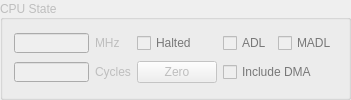
             <widget class="QGroupBox" name="groupCPU">
              <property name="enabled">
               <bool>false</bool>
              </property>
              <property name="sizePolicy">
               <sizepolicy hsizetype="Preferred" vsizetype="Fixed">
                <horstretch>0</horstretch>
                <verstretch>0</verstretch>
               </sizepolicy>
              </property>
              <property name="maximumSize">
               <size>
                <width>16777215</width>
                <height>16777215</height>
               </size>
              </property>
              <property name="title">
               <string>CPU State</string>
              </property>
              <property name="alignment">
               <set>Qt::AlignLeading|Qt::AlignLeft|Qt::AlignVCenter</set>
              </property>
              <property name="flat">
               <bool>false</bool>
              </property>
              <property name="checkable">
               <bool>false</bool>
              </property>
              <layout class="QGridLayout" name="gridLayout_2">
               <item row="1" column="0">
                <widget class="QLineEdit" name="freqView">
                 <property name="enabled">
                  <bool>false</bool>
                 </property>
                 <property name="sizePolicy">
                  <sizepolicy hsizetype="Minimum" vsizetype="Fixed">
                   <horstretch>0</horstretch>
                   <verstretch>0</verstretch>
                  </sizepolicy>
                 </property>
                 <property name="minimumSize">
                  <size>
                   <width>0</width>
                   <height>20</height>
                  </size>
                 </property>
                 <property name="maximumSize">
                  <size>
                   <width>75</width>
                   <height>20</height>
                  </size>
                 </property>
                 <property name="font">
                  <font>
                   <pointsize>9</pointsize>
                  </font>
                 </property>
                 <property name="inputMask">
                  <string notr="true"/>
                 </property>
                 <property name="text">
                  <string notr="true"/>
                 </property>
                 <property name="alignment">
                  <set>Qt::AlignLeading|Qt::AlignLeft|Qt::AlignVCenter</set>
                 </property>
                 <property name="readOnly">
                  <bool>false</bool>
                 </property>
                </widget>
               </item>
               <item row="1" column="1">
                <widget class="QLabel" name="label_4">
                 <property name="text">
                  <string>MHz</string>
                 </property>
                </widget>
               </item>
               <item row="1" column="2">
                <widget class="QCheckBox" name="checkHalted">
                 <property name="sizePolicy">
                  <sizepolicy hsizetype="Preferred" vsizetype="Preferred">
                   <horstretch>0</horstretch>
                   <verstretch>0</verstretch>
                  </sizepolicy>
                 </property>
                 <property name="palette">
                  <palette>
                   <active>
                    <colorrole role="WindowText">
                     <brush brushstyle="SolidPattern">
                      <color alpha="255">
                       <red>0</red>
                       <green>170</green>
                       <blue>0</blue>
                      </color>
                     </brush>
                    </colorrole>
                   </active>
                   <inactive>
                    <colorrole role="WindowText">
                     <brush brushstyle="SolidPattern">
                      <color alpha="255">
                       <red>0</red>
                       <green>170</green>
                       <blue>0</blue>
                      </color>
                     </brush>
                    </colorrole>
                   </inactive>
                   <disabled>
                    <colorrole role="WindowText">
                     <brush brushstyle="SolidPattern">
                      <color alpha="255">
                       <red>120</red>
                       <green>120</green>
                       <blue>120</blue>
                      </color>
                     </brush>
                    </colorrole>
                   </disabled>
                  </palette>
                 </property>
                 <property name="text">
                  <string notr="true">Halted</string>
                 </property>
                 <property name="checked">
                  <bool>false</bool>
                 </property>
                </widget>
               </item>
               <item row="1" column="3">
                <layout class="QHBoxLayout" name="horizontalLayout_12">
                 <property name="rightMargin">
                  <number>0</number>
                 </property>
                 <item>
                  <widget class="QCheckBox" name="checkADL">
                   <property name="sizePolicy">
                    <sizepolicy hsizetype="Minimum" vsizetype="Fixed">
                     <horstretch>0</horstretch>
                     <verstretch>0</verstretch>
                    </sizepolicy>
                   </property>
                   <property name="palette">
                    <palette>
                     <active>
                      <colorrole role="WindowText">
                       <brush brushstyle="SolidPattern">
                        <color alpha="255">
                         <red>0</red>
                         <green>170</green>
                         <blue>0</blue>
                        </color>
                       </brush>
                      </colorrole>
                      <colorrole role="Text">
                       <brush brushstyle="SolidPattern">
                        <color alpha="255">
                         <red>0</red>
                         <green>0</green>
                         <blue>0</blue>
                        </color>
                       </brush>
                      </colorrole>
                     </active>
                     <inactive>
                      <colorrole role="WindowText">
                       <brush brushstyle="SolidPattern">
                        <color alpha="255">
                         <red>0</red>
                         <green>170</green>
                         <blue>0</blue>
                        </color>
                       </brush>
                      </colorrole>
                      <colorrole role="Text">
                       <brush brushstyle="SolidPattern">
                        <color alpha="255">
                         <red>0</red>
                         <green>0</green>
                         <blue>0</blue>
                        </color>
                       </brush>
                      </colorrole>
                     </inactive>
                     <disabled>
                      <colorrole role="WindowText">
                       <brush brushstyle="SolidPattern">
                        <color alpha="255">
                         <red>120</red>
                         <green>120</green>
                         <blue>120</blue>
                        </color>
                       </brush>
                      </colorrole>
                      <colorrole role="Text">
                       <brush brushstyle="SolidPattern">
                        <color alpha="255">
                         <red>120</red>
                         <green>120</green>
                         <blue>120</blue>
                        </color>
                       </brush>
                      </colorrole>
                     </disabled>
                    </palette>
                   </property>
                   <property name="text">
                    <string notr="true">ADL</string>
                   </property>
                  </widget>
                 </item>
                 <item>
                  <widget class="QCheckBox" name="checkMADL">
                   <property name="sizePolicy">
                    <sizepolicy hsizetype="Preferred" vsizetype="Preferred">
                     <horstretch>0</horstretch>
                     <verstretch>0</verstretch>
                    </sizepolicy>
                   </property>
                   <property name="palette">
                    <palette>
                     <active>
                      <colorrole role="WindowText">
                       <brush brushstyle="SolidPattern">
                        <color alpha="255">
                         <red>0</red>
                         <green>170</green>
                         <blue>0</blue>
                        </color>
                       </brush>
                      </colorrole>
                      <colorrole role="Text">
                       <brush brushstyle="SolidPattern">
                        <color alpha="255">
                         <red>0</red>
                         <green>0</green>
                         <blue>0</blue>
                        </color>
                       </brush>
                      </colorrole>
                     </active>
                     <inactive>
                      <colorrole role="WindowText">
                       <brush brushstyle="SolidPattern">
                        <color alpha="255">
                         <red>0</red>
                         <green>170</green>
                         <blue>0</blue>
                        </color>
                       </brush>
                      </colorrole>
                      <colorrole role="Text">
                       <brush brushstyle="SolidPattern">
                        <color alpha="255">
                         <red>0</red>
                         <green>0</green>
                         <blue>0</blue>
                        </color>
                       </brush>
                      </colorrole>
                     </inactive>
                     <disabled>
                      <colorrole role="WindowText">
                       <brush brushstyle="SolidPattern">
                        <color alpha="255">
                         <red>120</red>
                         <green>120</green>
                         <blue>120</blue>
                        </color>
                       </brush>
                      </colorrole>
                      <colorrole role="Text">
                       <brush brushstyle="SolidPattern">
                        <color alpha="255">
                         <red>120</red>
                         <green>120</green>
                         <blue>120</blue>
                        </color>
                       </brush>
                      </colorrole>
                     </disabled>
                    </palette>
                   </property>
                   <property name="text">
                    <string notr="true">MADL</string>
                   </property>
                  </widget>
                 </item>
                </layout>
               </item>
               <item row="2" column="0">
                <widget class="QLineEdit" name="cycleView">
                 <property name="sizePolicy">
                  <sizepolicy hsizetype="Minimum" vsizetype="Fixed">
                   <horstretch>0</horstretch>
                   <verstretch>0</verstretch>
                  </sizepolicy>
                 </property>
                 <property name="minimumSize">
                  <size>
                   <width>65</width>
                   <height>20</height>
                  </size>
                 </property>
                 <property name="maximumSize">
                  <size>
                   <width>75</width>
                   <height>20</height>
                  </size>
                 </property>
                 <property name="font">
                  <font>
                   <family>MS Shell Dlg 2</family>
                   <pointsize>9</pointsize>
                  </font>
                 </property>
                 <property name="inputMask">
                  <string notr="true"/>
                 </property>
                 <property name="text">
                  <string notr="true"/>
                 </property>
                 <property name="maxLength">
                  <number>32767</number>
                 </property>
                 <property name="frame">
                  <bool>true</bool>
                 </property>
                </widget>
               </item>
               <item row="2" column="1">
                <widget class="QLabel" name="label_18">
                 <property name="text">
                  <string>Cycles</string>
                 </property>
                </widget>
               </item>
               <item row="2" column="2">
                <widget class="QPushButton" name="buttonZero">
                 <property name="sizePolicy">
                  <sizepolicy hsizetype="Maximum" vsizetype="Maximum">
                   <horstretch>0</horstretch>
                   <verstretch>0</verstretch>
                  </sizepolicy>
                 </property>
                 <property name="text">
                  <string>Zero</string>
                 </property>
                </widget>
               </item>
               <item row="2" column="3">
                <widget class="QCheckBox" name="checkDma">
                 <property name="sizePolicy">
                  <sizepolicy hsizetype="Preferred" vsizetype="Preferred">
                   <horstretch>0</horstretch>
                   <verstretch>0</verstretch>
                  </sizepolicy>
                 </property>
                 <property name="palette">
                  <palette>
                   <active>
                    <colorrole role="WindowText">
                     <brush brushstyle="SolidPattern">
                      <color alpha="255">
                       <red>0</red>
                       <green>170</green>
                       <blue>0</blue>
                      </color>
                     </brush>
                    </colorrole>
                   </active>
                   <inactive>
                    <colorrole role="WindowText">
                     <brush brushstyle="SolidPattern">
                      <color alpha="255">
                       <red>0</red>
                       <green>170</green>
                       <blue>0</blue>
                      </color>
                     </brush>
                    </colorrole>
                   </inactive>
                   <disabled>
                    <colorrole role="WindowText">
                     <brush brushstyle="SolidPattern">
                      <color alpha="255">
                       <red>120</red>
                       <green>120</green>
                       <blue>120</blue>
                      </color>
                     </brush>
                    </colorrole>
                   </disabled>
                  </palette>
                 </property>
                 <property name="text">
                  <string notr="true">Include DMA</string>
                 </property>
                 <property name="checked">
                  <bool>false</bool>
                 </property>
                </widget>
               </item>
              </layout>
             </widget>
